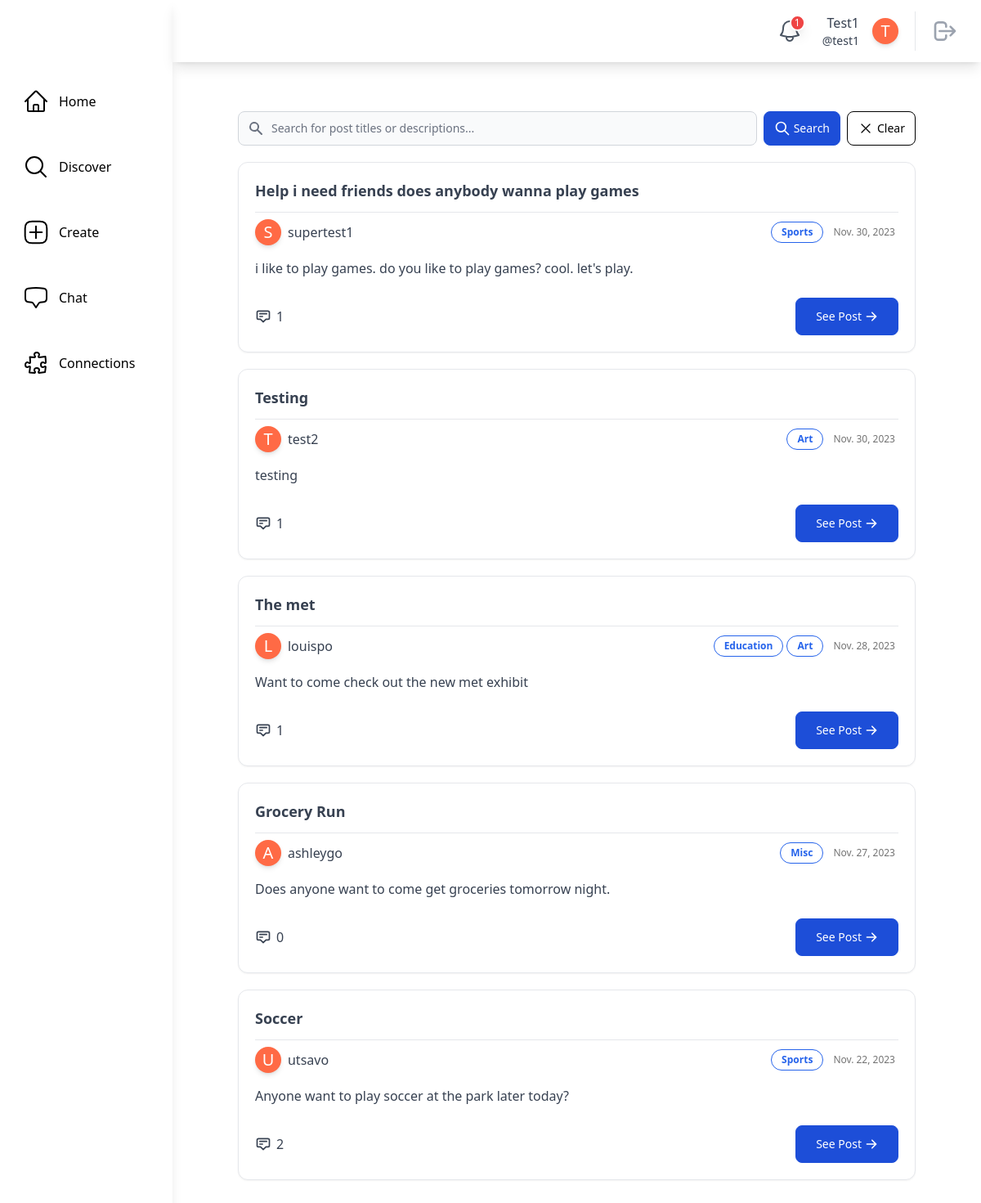
/discover/ (signed in), run on an earlier commit of the app's database.
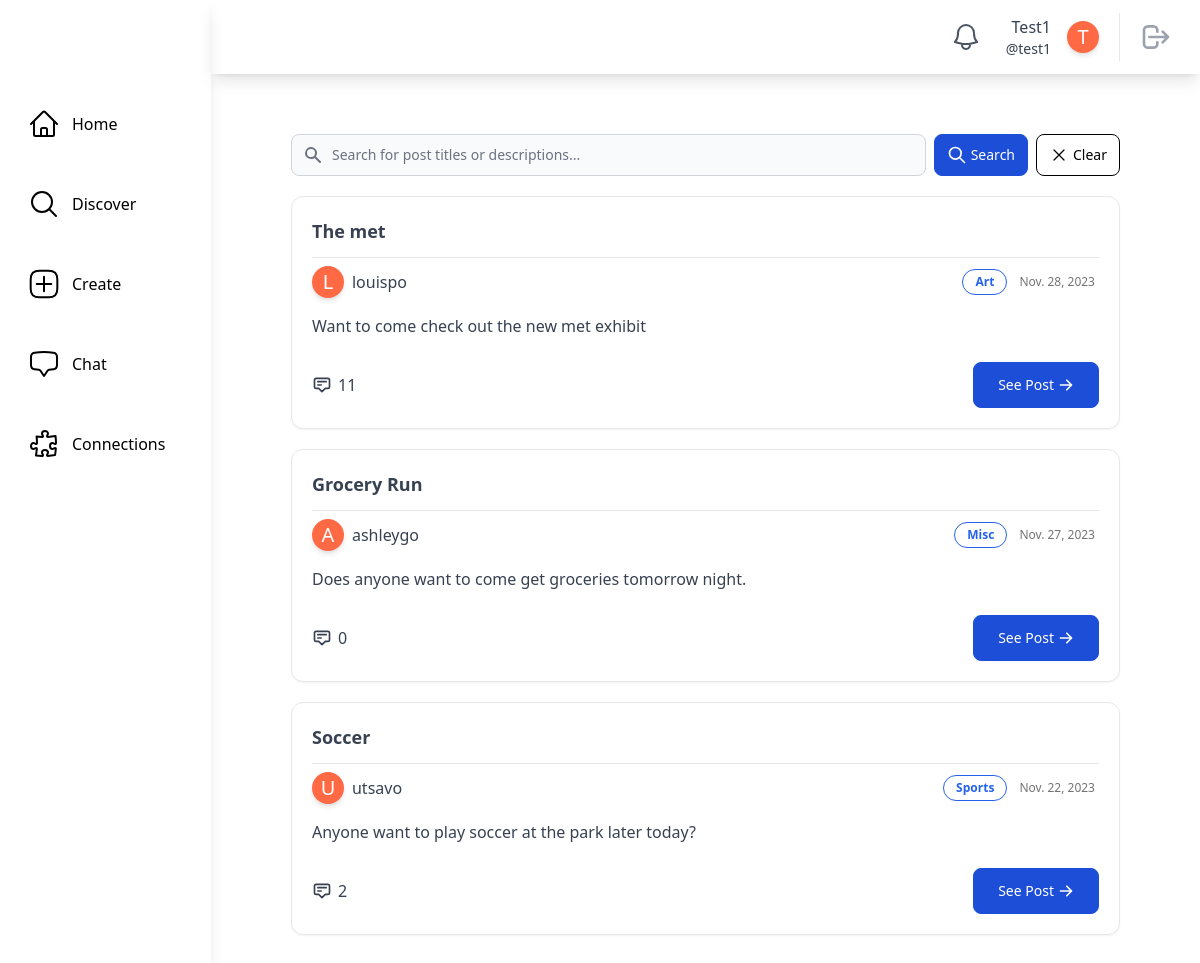
And on a later commit of the database.
### main/models.py (models this page shows, shortened)
class SocialUser(AbstractUser):
    class Pronouns(models.IntegerChoices):
        SHE = 1, _("She/Her")
        HE = 2, _("He/Him")
        THEY = 3, _("They/Them")
        OTHER = 4, _("Other/Prefer Not To Say")
    username = models.CharField(max_length=30, unique=True)
    email = models.EmailField(unique=True, default="@nyu.edu")
    full_name = models.CharField(max_length=50, default="")
    pronouns = models.IntegerField(default=Pronouns.OTHER, choices=Pronouns.choices)
    date_of_birth = models.DateField(null=True, validators=[validate_age])
    major = models.CharField(max_length=100, default="undeclared")
    tags = models.ManyToManyField(InterestTag, related_name="tags")
    profile_picture = models.ImageField(
        upload_to="profile_pics/", null=True, blank=True
    )
    timestamp = models.DateTimeField("timestamp", default=timezone.now)  # joined

class InterestTag(models.Model):
    name = models.CharField(max_length=50, unique=True)
    class Meta:
        db_table = "interest_tags"
        verbose_name_plural = "Interest Tags"
    def __str__(self):
        return self.name

### posts/models.py (models this page shows, shortened)
class ActivityPost(models.Model):
    class PostStatus(models.IntegerChoices):
        DRAFT = 1, _("Draft")
        ACTIVE = 2, _("Active")
        ARCHIVED = 3, _("Archived")
    class Meta:
        db_table = "activity_posts"
        verbose_name_plural = "Activity Posts"
    poster = models.ForeignKey(settings.AUTH_USER_MODEL, on_delete=models.CASCADE)
    timestamp = models.DateTimeField(auto_now_add=True)
    title = models.CharField(max_length=255)
    description = models.TextField(max_length=1023)
    status = models.IntegerField(default=PostStatus.DRAFT, choices=PostStatus.choices)
    tags = models.ManyToManyField(InterestTag)

### main/views.py (the view)
# urls.py: path("discover/", views.DiscoverPageView.as_view(), name="discover"),
@method_decorator(login_required, name="dispatch")
class DiscoverPageView(LoginRequiredMixin, generic.ListView):
    model = ActivityPost
    template_name = "main/discover.html"
    def get_queryset(self):
        query = self.request.GET.get("q")
        button_action = self.request.GET.get("action")
        if button_action == "clear" or query is None:
            object_list = ActivityPost.objects.order_by("-timestamp")[:50]
        else:
            object_list = ActivityPost.get_posts_by_search(query)
        return object_list

### main/models.py (called while the page is built)
    @classmethod
    def count_unread_notifications(cls, user):
        return (
            cls.objects.filter(models.Q(recipient_user=user, is_read=False))
            .all()
            .order_by("-timestamp")
            .count()
        )

### theme/templatetags/theme_customfilters.py (called while the page is built)
@register.filter
def count_unread_notifications(user):
    return Notification.count_unread_notifications(user)

### main/templates/main/discover.html (shortened to what this page needs)
{% extends "base.html" %}
{% block content %}
    <div class="m-20 mt-5">
        <div class="flex flex-col justify-center">
            <div class="container mx-auto mt-10 mb-10">
                <form class="flex items-center"
                      method="get"
                      action="{% url 'main:discover' %}">
                    <div class="relative w-full">
                        <div class="flex absolute inset-y-0 left-0 items-center pl-3 pointer-events-none">
                        </div>
                        <input type="text"
                               name="q"
                               class="bg-gray-50 border border-gray-300 text-gray-900 text-sm rounded-lg focus:ring-blue-500 focus:border-blue-500 block w-full pl-10 p-2.5  "
                               placeholder="Search for post titles or descriptions...">
                    </div>
                    <button type="submit"
                            name="action"
                            value="search"
                            class="inline-flex items-center py-2.5 px-3 mx-2 text-sm font-medium text-white bg-blue-700 rounded-lg border border-blue-700 hover:bg-blue-800 focus:ring-4 focus:outline-none focus:ring-blue-300 ">
                        <svg class="mr-1 w-5 h-5"
                             fill="none"
                             stroke="currentColor"
                             viewBox="0 0 24 24"
                             xmlns="http://www.w3.org/2000/svg">
                            <path stroke-linecap="round" stroke-linejoin="round" stroke-width="2" d="M21 21l-6-6m2-5a7 7 0 11-14 0 7 7 0 0114 0z">
                            </path>
                        </svg>
                        Search
                    </button>
                    <button type="submit"
                            name="action"
                            value="clear"
                            class="inline-flex items-center py-2.5 px-3 text-sm font-medium text-black bg-white rounded-lg border border-black hover:bg-gray-200 focus:ring-4 focus:outline-none focus:ring-blue-300">
                        <svg xmlns="http://www.w3.org/2000/svg"
                             fill="none"
                             viewBox="0 0 24 24"
                             stroke-width="1.5"
                             stroke="currentColor"
                             class="w-5 h-5 mr-1">
                            <path stroke-linecap="round" stroke-linejoin="round" d="M6 18L18 6M6 6l12 12" />
                        </svg>
                        Clear
                    </button>
                </form>
                <div class="mt-5">
                    {% if object_list %}
                        {% for post in object_list %}
                            <div class="mb-5">{% include "posts/post_card.html" with post=post %}</div>
                        {% endfor %}
                    {% else %}
                        <p class="text-center text-gray-500">Hmm...we couldn't find anything :/</p>
                    {% endif %}
                </div>
            </div>
        </div>
    </div>
{% endblock content %}

### theme/templates/base.html (shortened to what this page needs)
{% load static tailwind_tags %}
{% load theme_customfilters %}
<!DOCTYPE html>
<html lang="en">
    <head>
        {% tailwind_css %}
    </head>
    <body class="flex bg-white min-h-screen">
        {% if user.is_authenticated %}
            <div class="h-screen w-full bg-white relative flex overflow-hidden">
                <aside class="h-full shadow-lg w-64 flex flex-col space-y-10 items-start relative bg-white text-black">
                    <div class="h-16 flex items-center w-full">
                    </div>
                    <a href="{% url 'main:home' %}"
                       class="flex items-center ml-6 p-1 rounded hover:bg-gray-100 focus:bg-gray-100 transition duration-200 transform hover:scale-110">
                        <span class="ml-3">Home</span>
                    </a>
                    <a href="{% url 'main:discover' %}"
                       class="flex items-center ml-6 p-1 rounded hover:bg-gray-100 focus:bg-gray-100 transition duration-200 transform hover:scale-110">
                        <svg xmlns="http://www.w3.org/2000/svg"
                             fill="none"
                             viewBox="0 0 24 24"
                             stroke-width="1.5"
                             stroke="currentColor"
                             class="w-8 h-8">
                            <path stroke-linecap="round" stroke-linejoin="round" d="M21 21l-5.197-5.197m0 0A7.5 7.5 0 105.196 5.196a7.5 7.5 0 0010.607 10.607z" />
                        </svg>
                        <span class="ml-3">Discover</span>
                    </a>
                    <a href="{% url 'posts:create_post' %}"
                       class="flex items-center ml-6 p-1 rounded hover:bg-gray-100 focus:bg-gray-100 transition duration-200 transform hover:scale-110">
                        <span class="ml-3">Create</span>
                    </a>
                    <a href="{% url 'chat:chat_room_list' %}"
                       class="flex items-center ml-6 p-1 rounded hover:bg-gray-100 focus:bg-gray-100 transition duration-200 transform hover:scale-110">
                        <span class="ml-3">Chat</span>
                    </a>
                    <a href="{% url 'main:connections' user.username %}"
                       class="flex items-center ml-6 p-1 rounded hover:bg-gray-100 focus:bg-gray-100 transition duration-200 transform hover:scale-110">
                        <span class="ml-3">Connections</span>
                    </a>
                </aside>
                <div class="w-full h-full flex flex-col justify-between">
                    <header class="h-20 w-full flex items-center relative justify-end px-5 shadow-lg">
                        <a href="{% url 'main:notifications' user.username %}"
                           class="relative p-2 text-gray-600 hover:bg-gray-100 hover:text-gray-600 focus:bg-gray-100 focus:text-gray-600 rounded-full">
                           <span class="absolute top-1 left-6 text-xs bg-red-500 text-white font-medium px-1 shadow-lg rounded-full border-2 border-white">
                               {% if user|count_unread_notifications > 0 %}
                                {{ user|count_unread_notifications }}
                               {% endif %}
                           </span>
                        </a>
                        <a href="{% url 'main:profile_page' user.username %}"
                           class="rounded hover:bg-gray-100 hover:text-gray-600 focus:bg-gray-100 focus:text-gray-600 px-2 ml-2">
                            <div class="flex flex-shrink-0 items-center space-x-4 text-gray-700">
                                <div class="flex flex-col items-end ">
                                    <div class="text-md font-medium ">{{ user.full_name|capfirst }}</div>
                                    <div class="text-sm font-regular">@{{ user.username }}</div>
                                </div>
                                <div class="rounded-full h-8 w-8 bg-[#ff6a45] flex items-center justify-center shadow-md border-white transition duration-200 transform hover:scale-110">
                                    {% if user.profile_picture %}
                                        {% comment %} Profile Picture with same shape {% endcomment %}
                                    {% else %}
                                            <span class="text-white text-xl">{{ user.full_name|first|capfirst }}</span>
                                    {% endif %}
                                </div>
                            </div>
                        </a>
                        <div class="border-l pl-3 ml-3 space-x-1">
                            <button class="relative p-2 text-gray-400 hover:bg-gray-100 hover:text-gray-600 focus:bg-gray-100 focus:text-gray-600 rounded-full">
                                <a href="{% url 'main:logout' %}">
                                    <svg aria-hidden="true"
                                         fill="none"
                                         viewBox="0 0 24 24"
                                         stroke="currentColor"
                                         class="h-8 w-8">
                                        <path stroke-linecap="round" stroke-linejoin="round" stroke-width="2" d="M17 16l4-4m0 0l-4-4m4 4H7m6 4v1a3 3 0 01-3 3H6a3 3 0 01-3-3V7a3 3 0 013-3h4a3 3 0 013 3v1" />
                                    </svg>
                                </a>
                            </button>
                        </div>
                    </header>
                    <main class="max-w-full h-full flex flex-col relative overflow-auto">
                        {% block content %}
                        {% endblock content %}
                    </main>
                </div>
            </div>
        {% endif %}
    </body>
</html>

### posts/templates/posts/post_card.html
<div class="rounded-xl border p-5 shadow-sm bg-white">
    <div class="text-lg font-bold text-gray-700 border-b pb-3">{{ post.title|capfirst }}</div>
    <div class="flex flex-wrap w-full items-center justify-between">
        <a href="{% url 'main:profile_page' post.poster.username %}"
           class="flex items-center hover:bg-gray-100 rounded hover:text-gray-600 focus:bg-gray-100 focus:text-gray-600 mt-2">
           <div class="rounded-full h-8 w-8 bg-[#ff6a45] flex items-center justify-center shadow-md border-white transition duration-200 transform hover:scale-110">
              {% if post.poster.profile_picture %}
                 {% comment %} Profile Picture with same shape {% endcomment %}
              {% else %}
                 <span class="text-white text-xl">{{ post.poster.full_name|first|capfirst }}</span>
              {% endif %}
           </div>
           <div class="flex items-center ml-2">
              <div class="text-md font-regular text-gray-700">{{ post.poster.username }}</div>
           </div>
        </a>
        <div class="flex flex-wrap justify-self-end items-center">
            <div class="flex items-center justify-items-start mr-2 mt-2">
                {% for tag in post.tags.all %}
                    <button class="mr-1 rounded-2xl border border-blue-600 text-blue-600 bg-white px-3 py-1 text-xs font-semibold">{{ tag }}</button>
                {% endfor %}
            </div>
            <div class="text-xs text-neutral-500 text-right mr-1 mt-2">{{ post.timestamp.date }}</div>
        </div>
    </div>
    <div class="mt-4 mb-6">
        <div class="text-gray-700">{{ post.description }}</div>
    </div>
    <div class="w-full flex flex-row justify-between">
        <div class="flex items-center transition text-gray-700 hover:text-gray-700">
            <svg xmlns="http://www.w3.org/2000/svg"
                 class="mr-1.5 h-5 w-5"
                 fill="none"
                 viewBox="0 0 24 24"
                 stroke="currentColor"
                 stroke-width="2">
                <path stroke-linecap="round" stroke-linejoin="round" d="M7 8h10M7 12h4m1 8l-4-4H5a2 2 0 01-2-2V6a2 2 0 012-2h14a2 2 0 012 2v8a2 2 0 01-2 2h-3l-4 4z" />
            </svg>
            <span>{{ post.comments.count }}</span>
        </div>
        <a href="{% url 'posts:post_details' poster=post.poster pk=post.id %}"
           class="inline-flex items-center justify-center px-6 py-3 mb-2 text-sm text-white bg-blue-700 rounded-lg border border-blue-700 hover:bg-blue-800 focus:ring-4 focus:outline-none focus:ring-blue-300 sm:w-auto sm:mb-0"
           data-primary="green-400"
           data-rounded="rounded-2xl"
           data-primary-reset="{}">
            See Post
            <svg class="w-4 h-4 ml-1"
                 xmlns="http://www.w3.org/2000/svg"
                 viewBox="0 0 20 20"
                 fill="currentColor">
                <path fill-rule="evenodd" d="M10.293 3.293a1 1 0 011.414 0l6 6a1 1 0 010 1.414l-6 6a1 1 0 01-1.414-1.414L14.586 11H3a1 1 0 110-2h11.586l-4.293-4.293a1 1 0 010-1.414z" clip-rule="evenodd">
                </path>
            </svg>
        </a>
    </div>
</div>

What changed in the data, as far as the page shows it:
removed ActivityPost: title "Help i need friends does anybody wanna play games", poster.full_name|first "S", poster.username "supertest1", timestamp "Nov. 30, 2023", description "i like to play games. do you like to play games? cool. let's play.", comments.count "1", InterestTag (name "Sports")
removed ActivityPost: title "Testing", poster.full_name|first "T", poster.username "test2", timestamp "Nov. 30, 2023", description "testing", comments.count "1", InterestTag (name "Art")
changed SocialUser "Test1": id "1" → (not shown)
changed ActivityPost "The met": loses InterestTag (name "Education"); comments.count "1" → "11"
